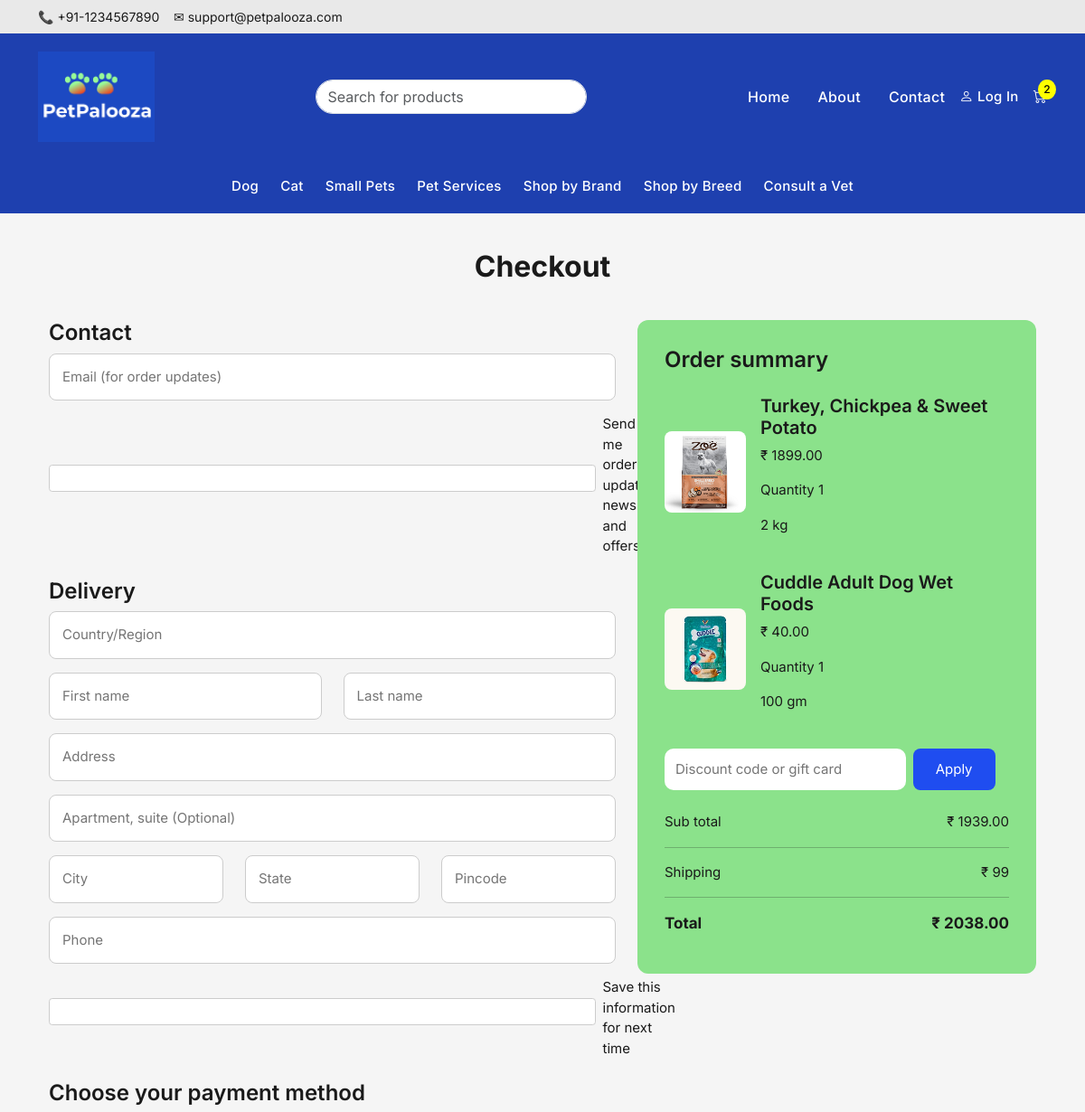
Before: /cart/checkout/ (signed in, upper part) with the older database file.
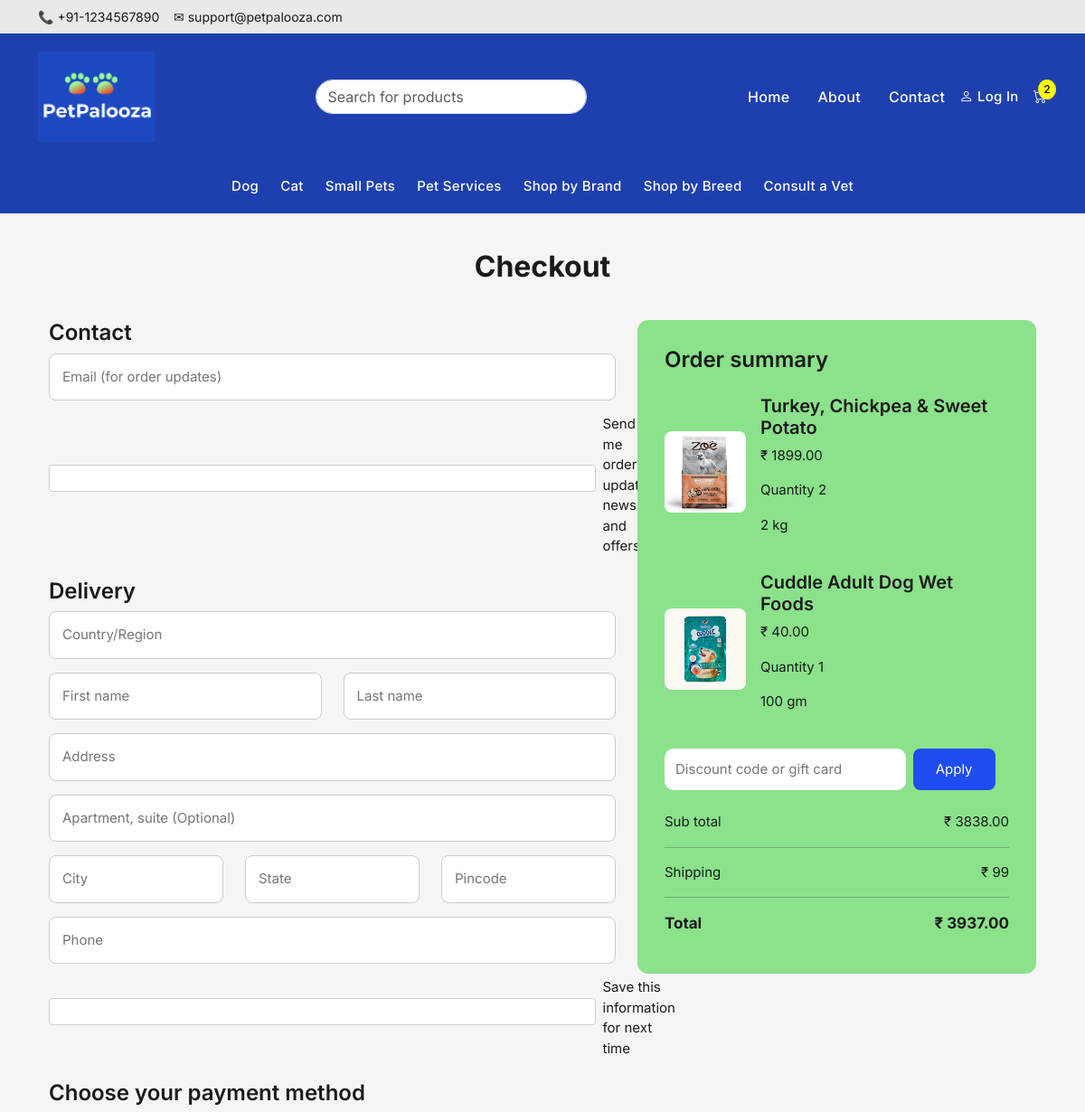
After: the same page with the newer database file.
### cart/models.py (models this page shows, shortened)
class CartItem(models.Model):
    cart = models.ForeignKey(Cart, on_delete=models.CASCADE)
    product = models.ForeignKey(Product, on_delete=models.CASCADE)
    quantity = models.IntegerField(default=1)
    class Meta:
        unique_together = ('cart', 'product')
    def subtotal(self):
        return self.product.price * self.quantity

class Product(models.Model):
    name = models.CharField(max_length=200)
    price = models.DecimalField(max_digits=10, decimal_places=2)
    image = models.ImageField(
    upload_to='products/',
    null=True,
    blank=True
)
    weight = models.CharField(
    max_length=50,
    null=True,
    blank=True
)
    category = models.CharField(
        max_length=100,
        null=True,
        blank=True
    )
    rating = models.DecimalField(
        max_digits=3,
        decimal_places=1,
        default=0
    )
    review_count = models.IntegerField(default=0)

### cart/views.py (the view)
# urls.py: path('checkout/', views.checkout_page, name='checkout'),
def checkout_page(request):
    if not request.user.is_authenticated:
        return redirect('login')
    cart, created = Cart.objects.get_or_create(user=request.user)
    items = CartItem.objects.filter(cart=cart)
    subtotal = sum([item.subtotal() for item in items])
    shipping = 99 if subtotal > 0 else 0
    total = subtotal + shipping
    return render(request, "checkout.html", {
        "items": items,
        "subtotal": subtotal,
        "shipping": shipping,
        "total": total,
    })

### cart/context_processors.py (called while the page is built)
def cart_count(request):
    if request.user.is_authenticated:
        cart, created = Cart.objects.get_or_create(user=request.user)
        count = CartItem.objects.filter(cart=cart).count()
    else:
        count = 0
    return {
        'cart_count': count
    }

### templates/checkout.html (shortened to what this page needs)
{% extends "base.html" %}
{% load static %}
{% block content %}
<div class="container">
    <h2 class="checkout-title">Checkout</h2>
    <div class="row">
        <div class="col-lg-7">
            <div class="checkout-form">
                <h4>Contact</h4>
                <input type="email" placeholder="Email (for order updates)">
                <div class="form-check">
                    <input class="form-check-input" type="checkbox" id="updates">
                    <label class="form-check-label" for="updates">
                        Send me order updates, news and offers
                    </label>
                </div>
                <h4 class="mt-4">Delivery</h4>
                <input type="text" placeholder="Country/Region">
                <div class="row">
                    <div class="col-md-6">
                        <input type="text" placeholder="First name">
                    </div>
                    <div class="col-md-6">
                        <input type="text" placeholder="Last name">
                    </div>
                </div>
                <input type="text" placeholder="Address">
                <input type="text" placeholder="Apartment, suite (Optional)">
                <div class="row">
                    <div class="col-md-4">
                        <input type="text" placeholder="City">
                    </div>
                    <div class="col-md-4">
                        <input type="text" placeholder="State">
                    </div>
                    <div class="col-md-4">
                        <input type="text" placeholder="Pincode">
                    </div>
                </div>
                <input type="text" placeholder="Phone">
                <div class="form-check">
                    <input class="form-check-input" type="checkbox" id="saveInfo">
                    <label class="form-check-label" for="saveInfo">
                        Save this information for next time
                    </label>
                </div>
                <h4 class="mt-4">Choose your payment method</h4>
            </div>
        </div>
        <div class="col-lg-5">
            <div class="summary-box">
                <h4>Order summary</h4>
                {% for item in items %}
                <div class="d-flex align-items-center mt-4">
                    {% if item.product.image %}
                        <img src="{{ item.product.image.url }}">
                    {% else %}
                        <img src="{% static 'images/default-product.png' %}">
                    {% endif %}
                    <div class="ms-3">
                        <h5>{{ item.product.name }}</h5>
                        <p>₹ {{ item.product.price }}</p>
                        <p>Quantity {{ item.quantity }}</p>
                        <p>{{ item.product.weight }}</p>
                    </div>
                </div>
                {% endfor %}
                <div class="mt-4 d-flex">
                    <input type="text" class="discount-input" placeholder="Discount code or gift card">
                    <button class="apply-btn ms-2">Apply</button>
                </div>
                <div class="summary-line mt-4">
                    <span>Sub total</span>
                    <span>₹ {{ subtotal }}</span>
                </div>
                <hr>
                <div class="summary-line">
                    <span>Shipping</span>
                    <span>₹ {{ shipping }}</span>
                </div>
                <hr>
                <div class="summary-line">
                    <strong>Total</strong>
                    <strong>₹ {{ total }}</strong>
                </div>
            </div>
        </div>
    </div>
</div>
{% endblock %}

Changed rows visible on the page:
changed CartItem "Turkey, Chickpea & Sweet Potato": quantity "1" → "2"
Other visible differences:
{{ subtotal }}: "1939.00" → "3838.00"
{{ total }}: "2038.00" → "3937.00"
